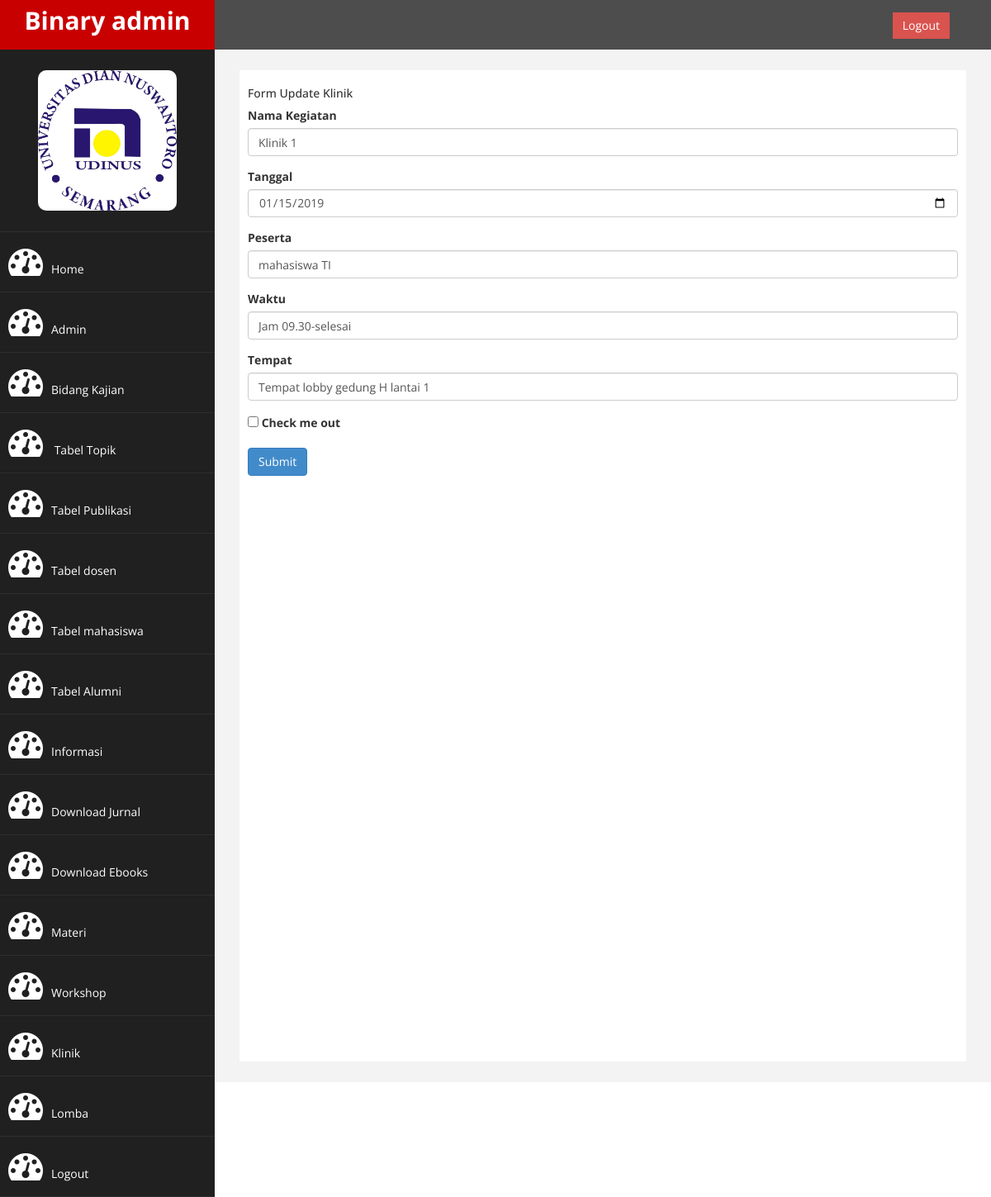
Screenshot of /admin/form-update-klinik.php?id=1 (signed in) with the database file from the repository.
### tables this page shows
CREATE TABLE IF NOT EXISTS `klinik` (
`id` int(11) NOT NULL,
  `nama_kegiatan` varchar(300) NOT NULL,
  `tanggal` date NOT NULL,
  `peserta` varchar(100) NOT NULL,
  `waktu` varchar(100) NOT NULL,
  `tempat` varchar(300) NOT NULL
);

### admin/form-update-klinik.php (the view, shortened to what this page needs)
<?php
	include "koneksi.php";
	$id=$_GET['id'];
	$ambil = "SELECT * FROM klinik WHERE id=$id";
	$query = mysqli_query($koneksi, $ambil);
	while($pecah=mysqli_fetch_array($query)){
		if (mysqli_num_rows($query)>0) {
			$nama_kegiatan=$pecah['nama_kegiatan'];
			$tanggal=$pecah['tanggal'];
			$peserta=$pecah['peserta'];
      $waktu=$pecah['waktu'];
      $tempat=$pecah['tempat'];
		}
	}
?>
<!DOCTYPE html>
<html xmlns="http://www.w3.org/1999/xhtml">
<head>
    <link href="assets/css/bootstrap.css" rel="stylesheet" />
    <link href="assets/css/font-awesome.css" rel="stylesheet" />
    <link href="assets/js/morris/morris-0.4.3.min.css" rel="stylesheet" />
    <link href="assets/css/custom.css" rel="stylesheet" />
</head>
<body>
    <div id="wrapper">
        <nav class="navbar navbar-default navbar-cls-top " role="navigation" style="margin-bottom: 0">
            <div class="navbar-header">
                <a class="navbar-brand" href="index.html">Binary admin</a>
            </div>
  <div style="color: white;
padding: 15px 50px 5px 50px;
float: right;
font-size: 16px;"><a href="login.php" class="btn btn-danger square-btn-adjust">Logout</a> </div>
        </nav>
                <nav class="navbar-default navbar-side" role="navigation">
            <div class="sidebar-collapse" class="dropdown">
                <ul class="nav" id="main-menu">
				<li class="text-center">
                    <img src="assets/img/Logo_udinus1.jpg" class="user-image img-responsive"/>
					</li>
                     <li>
                        <a  href="index.php"><i class="fa fa-dashboard fa-3x"></i>Home</a>
                    </li>
                    <li>
                        <a  href=index.php?halaman=admin><i class="fa fa-dashboard fa-3x"></i>Admin</a>
                    </li>
                     <li>
                        <a  href=index.php?halaman=bidang_kajian><i class="fa fa-dashboard fa-3x"></i>Bidang Kajian</a>
                    </li>
                    <li>
                        <a  href="index.php?halaman=topik"><i class="fa fa-dashboard fa-3x"></i> Tabel Topik</a>
                    </li>
                   <li>
                        <a  href="index.php?halaman=publikasi"><i class="fa fa-dashboard fa-3x"></i>Tabel Publikasi</a>
                    </li>
                    <li>
                      <a href="index.php?halaman=dosen"><i class="fa fa-dashboard fa-3x"></i>Tabel dosen</a>
                  </li>
                  <li>
                      <a href="index.php?halaman=mahasiswa"><i class="fa fa-dashboard fa-3x"></i>Tabel mahasiswa</a>
                  </li>
                  <li>
                      <a href="index.php?halaman=alumni"><i class="fa fa-dashboard fa-3x"></i>Tabel Alumni</a>
                  </li>
                    <li>
                        <a  href=index.php?halaman=berita><i class="fa fa-dashboard fa-3x"></i>Informasi</a>
                    </li>
                    <li>
                        <a  href=index.php?halaman=download><i class="fa fa-dashboard fa-3x"></i>Download Jurnal</a>
                    </li>
                     <li>
                        <a  href=index.php?halaman=ebook><i class="fa fa-dashboard fa-3x"></i>Download Ebooks</a>
                    </li>
                    <li>
                        <a  href="index.php?halaman=materi"><i class="fa fa-dashboard fa-3x"></i>Materi</a>
                    </li>
                    <li>
                        <a  href="index.php?halaman=kegiatan"><i class="fa fa-dashboard fa-3x"></i>Workshop</a>
                    </li>
                    <li>
                        <a  href="index.php?halaman=klinik"><i class="fa fa-dashboard fa-3x"></i>Klinik</a>
                    </li>
                    <li>
                        <a  href="index.php?halaman=lomba"><i class="fa fa-dashboard fa-3x"></i>Lomba</a>
                    </li>
                    <li>
                        <a  href="logout.php"><i class="fa fa-dashboard fa-3x"></i>Logout</a>
                    </li>
                </ul>
            </div>
        </nav>
        <div id="page-wrapper" >
            <div id="page-inner">
				<h5>Form Update Klinik</h5>
				<form action="proses-update-klinik.php" method="post">
					  <div class="form-group">
					    <label for="exampleInputEmail1">Nama Kegiatan</label>
					    <input type="text" class="form-control" name="nama_kegiatan" value="<?php echo $nama_kegiatan ?>" aria-describedby="emailHelp" placeholder="Nama Kegiatan" >
					  </div>
					  <div class="form-group">
					    <label for="exampleInputPassword1">Tanggal</label>
					    <input type="date" class="form-control" class="text-center" name="tanggal" value="<?php echo $tanggal ?>" placeholder="Tanggal">
					  </div>
					  <div class="form-group">
					    <label for="exampleInputPassword1">Peserta</label>
					    <input type="text" class="form-control" name="peserta" value="<?php echo $peserta ?>" placeholder="Peserta">
					  </div>
           <div class="form-group">
              <label for="exampleInputPassword1">Waktu</label>
              <input type="text" class="form-control" name="waktu" id="exampleInputPassword1" value="<?php echo $waktu ?>">
            </div>
            <div class="form-group">
              <label for="exampleInputPassword1">Tempat</label>
              <input type="text" class="form-control" name="tempat" id="exampleInputPassword1" value="<?php echo $tempat ?>">
            </div>
					  <div class="form-group form-check">
					    <input type="checkbox" class="form-check-input" id="exampleCheck1">
					    <label class="form-check-label" for="exampleCheck1">Check me out</label>
					  </div>
					  <button type="submit" class="btn btn-primary">Submit</button>
				</form>
            </div>
        </div>
</body>
</html>

### admin/assets/css/custom.css (style rules this page uses)
body { font-family: 'Open Sans', sans-serif; }
#wrapper { width: 100%; background:#202020; }
#page-wrapper { padding: 15px 15px; min-height: 600px; background:#F3F3F3; }
#page-inner { width:100%; margin:10px 20px 10px 0px; background-color:#fff!important; padding:10px; min-height:1200px; }
.text-center { text-align:center; }
.square-btn-adjust { border: 0px solid transparent; -webkit-border-radius: 0px; -moz-border-radius: 0px; border-radius: 0px; }
.user-image { margin: 25px auto; -webkit-border-radius: 10px; -moz-border-radius: 10px; border-radius: 10px; max-height:170px; max-width:170px; }
.navbar-cls-top .navbar-brand { color: #fff; background: #C90000; width: 260px; text-align: center; height: 60px; font-size: 30px; font-weight: 700; }
.sidebar-collapse , .sidebar-collapse .nav { background:none; }
.sidebar-collapse .nav { padding:0; }
.sidebar-collapse .nav > li > a { color:#fff; background:#202020; text-shadow:none; }
.sidebar-collapse > .nav > li > a { padding:15px 10px; }
.sidebar-collapse > .nav > li { border-bottom: 1px solid rgba(107, 108, 109, 0.19); }
.navbar-side { border:none; background-color: #202020; }
.navbar-cls-top { background:#4D4D4D; border-bottom:none; }
.navbar-default { border:0px solid black; }
.navbar-header { background: #A70303; }
.nav > li > a > i { margin-right:10px; }
@media (min-width:768px) { #page-wrapper { margin: 0 0 0 260px; padding: 15px 30px; min-height: 1200px; } }
@media (min-width:768px) { .navbar-side { z-index: 1; position: absolute; width: 260px; } }
@media (min-width:768px) { .navbar { border-radius: 0px; } }

### rows the page displays
klinik: nama_kegiatan "Klinik 1", tanggal "01/15/2019", peserta "mahasiswa TI", waktu "Jam 09.30-selesai", tempat "Tempat lobby gedung H lantai 1"
